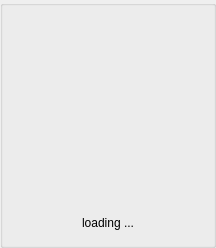
      <widget class="QWidget" name="loaderPage">
       <layout class="QVBoxLayout" name="verticalLayout_20">
        <property name="spacing">
         <number>0</number>
        </property>
        <property name="leftMargin">
         <number>0</number>
        </property>
        <property name="topMargin">
         <number>0</number>
        </property>
        <property name="rightMargin">
         <number>0</number>
        </property>
        <property name="bottomMargin">
         <number>0</number>
        </property>
        <item alignment="Qt::AlignHCenter|Qt::AlignVCenter">
         <widget class="QGroupBox" name="groupBox_8">
          <property name="sizePolicy">
           <sizepolicy hsizetype="Maximum" vsizetype="Maximum">
            <horstretch>0</horstretch>
            <verstretch>0</verstretch>
           </sizepolicy>
          </property>
          <property name="title">
           <string/>
          </property>
          <layout class="QVBoxLayout" name="verticalLayout_4">
           <property name="spacing">
            <number>15</number>
           </property>
           <property name="leftMargin">
            <number>15</number>
           </property>
           <property name="topMargin">
            <number>15</number>
           </property>
           <property name="rightMargin">
            <number>15</number>
           </property>
           <property name="bottomMargin">
            <number>15</number>
           </property>
           <item alignment="Qt::AlignHCenter|Qt::AlignVCenter">
            <widget class="QLabel" name="loaderLblMovie">
             <property name="minimumSize">
              <size>
               <width>180</width>
               <height>180</height>
              </size>
             </property>
             <property name="maximumSize">
              <size>
               <width>180</width>
               <height>180</height>
              </size>
             </property>
             <property name="text">
              <string/>
             </property>
             <property name="alignment">
              <set>Qt::AlignCenter</set>
             </property>
            </widget>
           </item>
           <item>
            <widget class="QLabel" name="loaderLblStatus">
             <property name="text">
              <string>loading ...</string>
             </property>
             <property name="alignment">
              <set>Qt::AlignCenter</set>
             </property>
            </widget>
           </item>
          </layout>
         </widget>
        </item>
       </layout>
      </widget>
